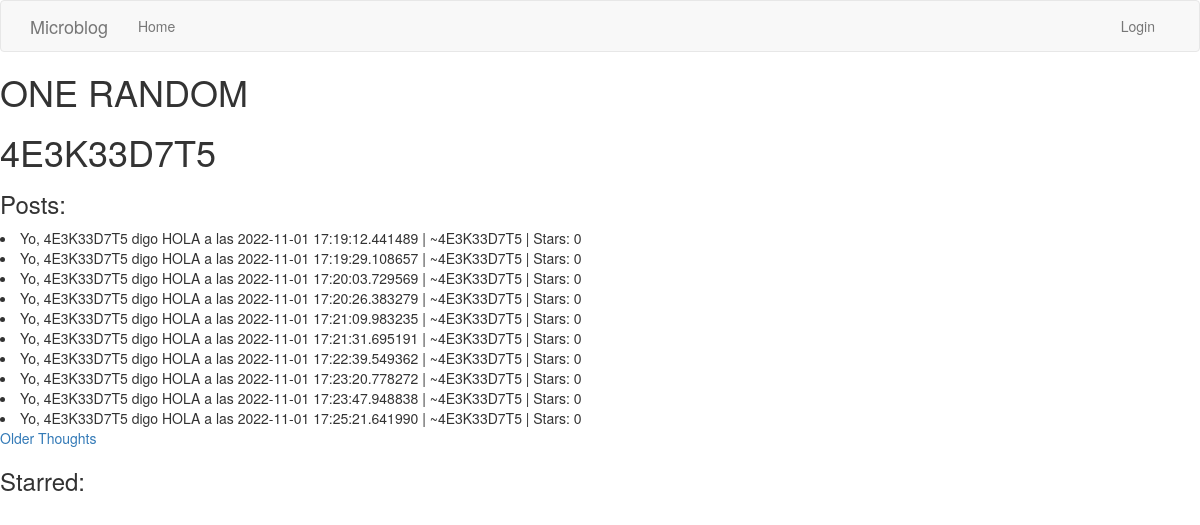
The app's page /user/4E3K33D7T5 with its own data.
### app/models.py (models this page shows, shortened)
class User(UserMixin, db.Model):
    id = db.Column(db.Integer, primary_key=True)
    username = db.Column(db.String(64), index=True, unique=True)
    email = db.Column(db.String(120), index=True, unique=True)
    password_hash = db.Column(db.String(128))
    posts = db.relationship('Post', backref='author', lazy='dynamic')
    starred_posts = db.relationship('Post', secondary=star, lazy='dynamic', backref=db.backref('users_starred', lazy=True))
    stars = db.Column(db.Integer, default=0)
    last_post = db.Column(db.DateTime, default = date.min)

class Post(db.Model):
    id = db.Column(db.Integer, primary_key=True)
    body = db.Column(db.String(140))
    timestamp = db.Column(db.DateTime, index=True, default=datetime.utcnow)
    user_id = db.Column(db.Integer, db.ForeignKey('user.id'))
    def stars(self):
        return len(self.users_starred)

### app/main/routes.py (the view)
@bp.route("/user/<username>")
def profile(username):
    posts_page = request.args.get('posts_page', 1, type=int)
    starred_page = request.args.get('starred_page', 1, type=int)
    user = User.query.filter_by(username=username).first_or_404()
    user_posts = user.posts.paginate(page=posts_page, per_page=current_app.config['POSTS_PER_PAGE'], error_out=False)
    starred_posts = user.starred_posts.paginate(page=starred_page, per_page=current_app.config['POSTS_PER_PAGE'], error_out=False)
    user_posts_next_url = url_for('main.profile', username=username, posts_page=user_posts.next_num, starred_page=starred_page) if user_posts.has_next else None
    user_posts_prev_url = url_for('main.profile', username=username, posts_page=user_posts.prev_num, starred_page=starred_page) if user_posts.has_prev else None
    starred_posts_next_url = url_for('main.profile', username=username, posts_page=posts_page, starred_page=starred_posts.next_num) if starred_posts.has_next else None
    starred_posts_prev_url = url_for('main.profile', username=username, posts_page=posts_page, starred_page=starred_posts.prev_num) if starred_posts.has_prev else None
    return render_template('profile.html', title="{}'s Profile".format(username),\
                                                                    user=user, \
                                                                    user_posts=user_posts.items, \
                                                                    starred_posts=starred_posts.items, \
                                                                    user_posts_next_url = user_posts_next_url, \
                                                                    user_posts_prev_url = user_posts_prev_url, \
                                                                    starred_posts_next_url = starred_posts_next_url, \
                                                                    starred_posts_prev_url = starred_posts_prev_url, \
                                                                    )

### app/templates/profile.html (shortened to what this page needs)
{% extends "base.html" %}
{% block content %}
    <h1>ONE RANDOM</h1>
    <h1>{{ user.username }}</h1>
    <h3>Posts:</h3>
    {% for post in user_posts %}
    <li>
        {{ post.body }} | ~{{ post.author.username }} | Stars: {{ post.stars() }}
    </li>
    {% endfor %}
    {% if user_posts_next_url %}
        <a href="{{ user_posts_next_url }}">Older Thoughts</a>
    {% endif %}
    <h3>Starred:</h3>
{% endblock %}

### app/templates/base.html (shortened to what this page needs)
{% extends 'bootstrap/base.html' %}
{% block navbar %}
    <nav class="navbar navbar-default">
        <div class="container">
            <div class="navbar-header">
                <a class="navbar-brand" href="{{ url_for('main.index') }}">Microblog</a>
            </div>
            <div class="collapse navbar-collapse" id="bs-example-navbar-collapse-1">
                <ul class="nav navbar-nav">
                    <li><a href="{{ url_for('main.index') }}">Home</a></li>
                </ul>
                <ul class="nav navbar-nav navbar-right">
                    {% if current_user.is_anonymous %}
                    <li><a href="{{ url_for('auth.login') }}">Login</a></li>
                    {% else %}
                    <li><a href="{{ url_for('main.profile', username=current_user.username) }}">Profile</a></li>
                    <li><a href="{{ url_for('auth.logout') }}">Logout</a></li>
                    {% endif %}
                </ul>
            </div>
        </div>
    </nav>
{% endblock %}

### records on screen
User: username "4E3K33D7T5"
Post: body "Yo, 4E3K33D7T5 digo HOLA a las 2022-11-01 17:19:12.441489", author.username "4E3K33D7T5", stars "0"
Post: body "Yo, 4E3K33D7T5 digo HOLA a las 2022-11-01 17:19:29.108657", author.username "4E3K33D7T5", stars "0"
Post: body "Yo, 4E3K33D7T5 digo HOLA a las 2022-11-01 17:20:03.729569", author.username "4E3K33D7T5", stars "0"
Post: body "Yo, 4E3K33D7T5 digo HOLA a las 2022-11-01 17:20:26.383279", author.username "4E3K33D7T5", stars "0"
Post: body "Yo, 4E3K33D7T5 digo HOLA a las 2022-11-01 17:21:09.983235", author.username "4E3K33D7T5", stars "0"
Post: body "Yo, 4E3K33D7T5 digo HOLA a las 2022-11-01 17:21:31.695191", author.username "4E3K33D7T5", stars "0"
Post: body "Yo, 4E3K33D7T5 digo HOLA a las 2022-11-01 17:22:39.549362", author.username "4E3K33D7T5", stars "0"
Post: body "Yo, 4E3K33D7T5 digo HOLA a las 2022-11-01 17:23:20.778272", author.username "4E3K33D7T5", stars "0"
Post: body "Yo, 4E3K33D7T5 digo HOLA a las 2022-11-01 17:23:47.948838", author.username "4E3K33D7T5", stars "0"
Post: body "Yo, 4E3K33D7T5 digo HOLA a las 2022-11-01 17:25:21.641990", author.username "4E3K33D7T5", stars "0"
